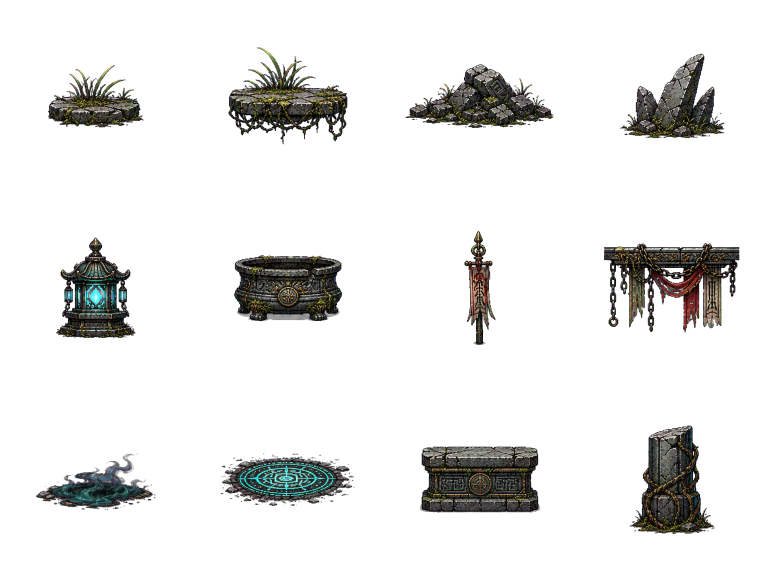
#> input picture assets/art/tilesets/formal_terrain_kit/grid/formal_terrain_decor_props_ai01_grid.png, 1536 x 1152 px (shown at 1/2 size)
$ python -i prepare_selected_sources.py   (imports and definitions only)
#> lines starting #> are read from the running program, lines starting #| are printed output that depends on the picture
#> further down, picture is the input picture: PIL image 1536x1152 RGBA; mean R, G, B, A 7.9, 7.9, 6.9, 32.3
#!/usr/bin/env python3
"""把 image gen 原始候选整理为 atlas 构建器可读取的 selected 源图。"""

from __future__ import annotations

import argparse
import json
import math
import shutil
from collections import deque
from pathlib import Path
from typing import Any

from PIL import Image


# [35 lines left out: function parse_args, not called in this run]


def load_manifest(path: Path) -> dict[str, Any]:
    with path.open("r", encoding="utf-8") as file:
        return json.load(file)


# [5 lines left out: function resolve_path, not called in this run]


def candidate_dir_from_source_dir(source_dir: Path) -> Path:
    return source_dir.parent / "candidates"


# [28 lines left out: functions candidate_index_from_path, find_candidates, not called in this run]


def is_chroma_green(pixel: tuple[int, int, int, int] | tuple[int, int, int]) -> bool:
    red, green, blue = pixel[:3]
    return green > 140 and green > red * 1.35 and green > blue * 1.35


def has_chroma_corners(image: Image.Image) -> bool:
    rgb = image.convert("RGB")
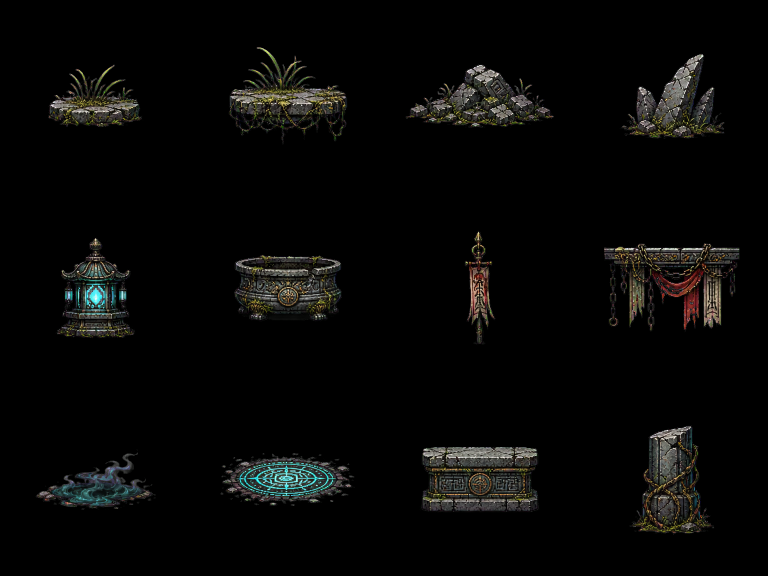
#> rgb: PIL image 1536x1152 RGB (shown at 1/2 size); mean R, G, B 7.9, 7.9, 6.9
    width, height = rgb.size
#> width = 1536; height = 1152
    corners = [
        rgb.getpixel((0, 0)),
        rgb.getpixel((width - 1, 0)),
        rgb.getpixel((0, height - 1)),
        rgb.getpixel((width - 1, height - 1)),
    ]
#> corners = [(0, 0, 0), (0, 0, 0), (0, 0, 0), (0, 0, 0)]
    return sum(1 for pixel in corners if is_chroma_green(pixel)) >= 2


# [229 lines left out: functions remove_chroma_to_alpha, min_component_area, connected_component_boxes, grid_columns_for_count, grid_boxes, padded_crop and 3 more, not called in this run]


# [2 lines not run here, left out]

>>> from PIL import Image
>>> picture = Image.open('../../assets/art/tilesets/formal_terrain_kit/grid/formal_terrain_decor_props_ai01_grid.png')
>>> result = has_chroma_corners(picture)
#> result = False
